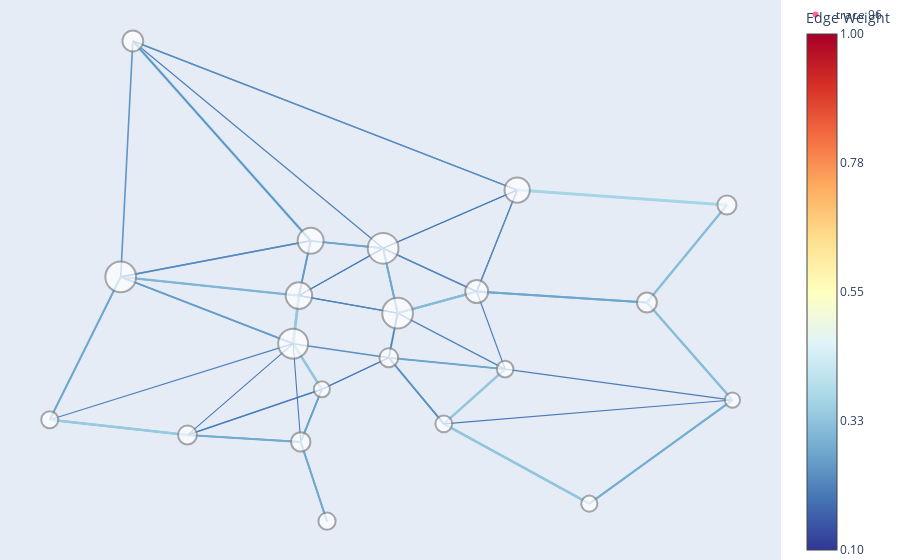

Notebook cell for this chart:
### Code cell
G2 = define_graph(trip_counts, remove_weak_edges=True, threshold=0.1, standardise=False)
G2 = update_node_sizes(G2, income, var_of_interest)
positions = get_positions(gdf)
edge_widths = set_art(G2, 0.1)
fig = plotly_graph(G2, positions, edge_widths, var_of_interest, node_size_scale=0.003)
fig.show()

### Figure 1 — Plotly figure (JSON) as saved in the notebook; plotly's stock layout.template omitted (floating-point values rounded to 4 significant figures)
{"data": [{"hoverinfo": "text", "line": {"color": "rgba(253.0980392156863, 178.90196078431373, 101.60784313725489, 1.0)", "width": 6.891}, "mode": "lines", "showlegend": false, "text": "Width: 6.89", "type": "scatter", "x": [-3.705, -3.705, null], "y": [40.42, 40.42, null]}, {"hoverinfo": "text", "line": {"color": "rgba(93.88235294117649, 146.64705882352945, 195.3529411764706, 1.0)", "width": 1.533}, "mode": "lines", "showlegend": false, "text": "Width: 1.53", "type": "scatter", "x": [-3.705, -3.697, null], "y": [40.42, 40.4, null]}, {"hoverinfo": "text", "line": {"color": "rgba(133.2549019607843, 186.8039215686275, 216.52941176470588, 1.0)", "width": 2.306}, "mode": "lines", "showlegend": false, "text": "Width: 2.31", "type": "scatter", "x": [-3.705, -3.704, null], "y": [40.42, 40.44, null]}, {"hoverinfo": "text", "line": {"color": "rgba(75.45098039215688, 124.68627450980394, 183.98039215686276, 1.0)", "width": 1.158}, "mode": "lines", "showlegend": false, "text": "Width: 1.16", "type": "scatter", "x": [-3.705, -3.757, null], "y": [40.42, 40.45, null]}, {"hoverinfo": "text", "line": {"color": "rgba(148.35294117647058, 198.88235294117646, 223.1176470588235, 1.0)", "width": 2.582}, "mode": "lines", "showlegend": false, "text": "Width: 2.58", "type": "scatter", "x": [-3.697, -3.705, null], "y": [40.4, 40.42, null]}, {"hoverinfo": "text", "line": {"color": "rgba(254.4313725490196, 237.37254901960785, 164.27450980392155, 1.0)", "width": 5.585}, "mode": "lines", "showlegend": false, "text": "Width: 5.58", "type": "scatter", "x": [-3.697, -3.697, null], "y": [40.4, 40.4, null]}, {"hoverinfo": "text", "line": {"color": "rgba(68.6078431372549, 115.76470588235296, 179.3921568627451, 1.0)", "width": 1.005}, "mode": "lines", "showlegend": false, "text": "Width: 1.00", "type": "scatter", "x": [-3.697, -3.676, null], "y": [40.4, 40.41, null]}, {"hoverinfo": "text", "line": {"color": "rgba(92.03921568627452, 144.4509803921569, 194.2156862745098, 1.0)", "width": 1.52}, "mode": "lines", "showlegend": false, "text": "Width: 1.52", "type": "scatter", "x": [-3.697, -3.737, null], "y": [40.4, 40.38, null]}, {"hoverinfo": "text", "line": {"color": "rgba(92.03921568627452, 144.4509803921569, 194.2156862745098, 1.0)", "width": 1.509}, "mode": "lines", "showlegend": false, "text": "Width: 1.51", "type": "scatter", "x": [-3.697, -3.703, null], "y": [40.4, 40.38, null]}, {"hoverinfo": "text", "line": {"color": "rgba(148.35294117647058, 198.88235294117646, 223.1176470588235, 1.0)", "width": 2.593}, "mode": "lines", "showlegend": false, "text": "Width: 2.59", "type": "scatter", "x": [-3.704, -3.705, null], "y": [40.44, 40.42, null]}, {"hoverinfo": "text", "line": {"color": "rgba(79.13725490196079, 129.07843137254903, 186.25490196078434, 1.0)", "width": 1.249}, "mode": "lines", "showlegend": false, "text": "Width: 1.25", "type": "scatter", "x": [-3.704, -3.674, null], "y": [40.44, 40.43, null]}, {"hoverinfo": "text", "line": {"color": "rgba(73.60784313725492, 122.49019607843138, 182.84313725490196, 1.0)", "width": 1.103}, "mode": "lines", "showlegend": false, "text": "Width: 1.10", "type": "scatter", "x": [-3.704, -3.678, null], "y": [40.44, 40.46, null]}, {"hoverinfo": "text", "line": {"color": "rgba(101.25490196078432, 155.4313725490196, 199.90196078431376, 1.0)", "width": 1.685}, "mode": "lines", "showlegend": false, "text": "Width: 1.69", "type": "scatter", "x": [-3.704, -3.7, null], "y": [40.44, 40.46, null]}, {"hoverinfo": "text", "line": {"color": "rgba(253.68627450980392, 208.31372549019608, 129.2549019607843, 1.0)", "width": 6.309}, "mode": "lines", "showlegend": false, "text": "Width: 6.31", "type": "scatter", "x": [-3.704, -3.704, null], "y": [40.44, 40.44, null]}, {"hoverinfo": "text", "line": {"color": "rgba(90.19607843137256, 142.2549019607843, 193.07843137254903, 1.0)", "width": 1.474}, "mode": "lines", "showlegend": false, "text": "Width: 1.47", "type": "scatter", "x": [-3.704, -3.757, null], "y": [40.44, 40.45, null]}, {"hoverinfo": "text", "line": {"color": "rgba(103.0980392156863, 157.6274509803922, 201.0392156862745, 1.0)", "width": 1.744}, "mode": "lines", "showlegend": false, "text": "Width: 1.74", "type": "scatter", "x": [-3.757, -3.705, null], "y": [40.45, 40.42, null]}, {"hoverinfo": "text", "line": {"color": "rgba(99.41176470588236, 153.2352941176471, 198.76470588235296, 1.0)", "width": 1.662}, "mode": "lines", "showlegend": false, "text": "Width: 1.66", "type": "scatter", "x": [-3.757, -3.7, null], "y": [40.45, 40.46, null]}, {"hoverinfo": "text", "line": {"color": "rgba(126.78431372549022, 181.62745098039218, 213.7058823529412, 1.0)", "width": 2.21}, "mode": "lines", "showlegend": false, "text": "Width: 2.21", "type": "scatter", "x": [-3.757, -3.704, null], "y": [40.45, 40.44, null]}, {"hoverinfo": "text", "line": {"color": "rgba(95.72549019607845, 148.843137254902, 196.49019607843138, 1.0)", "width": 1.591}, "mode": "lines", "showlegend": false, "text": "Width: 1.59", "type": "scatter", "x": [-3.757, -3.754, null], "y": [40.45, 40.54, null]}, {"hoverinfo": "text", "line": {"color": "rgba(254.7450980392157, 247.09803921568627, 179.01960784313724, 1.0)", "width": 5.256}, "mode": "lines", "showlegend": false, "text": "Width: 5.26", "type": "scatter", "x": [-3.757, -3.757, null], "y": [40.45, 40.45, null]}, {"hoverinfo": "text", "line": {"color": "rgba(97.5686274509804, 151.03921568627453, 197.62745098039218, 1.0)", "width": 1.617}, "mode": "lines", "showlegend": false, "text": "Width: 1.62", "type": "scatter", "x": [-3.757, -3.779, null], "y": [40.45, 40.39, null]}, {"hoverinfo": "text", "line": {"color": "rgba(92.03921568627452, 144.4509803921569, 194.2156862745098, 1.0)", "width": 1.504}, "mode": "lines", "showlegend": false, "text": "Width: 1.50", "type": "scatter", "x": [-3.676, -3.705, null], "y": [40.41, 40.42, null]}, {"hoverinfo": "text", "line": {"color": "rgba(75.45098039215688, 124.68627450980394, 183.98039215686276, 1.0)", "width": 1.145}, "mode": "lines", "showlegend": false, "text": "Width: 1.15", "type": "scatter", "x": [-3.676, -3.697, null], "y": [40.41, 40.4, null]}, {"hoverinfo": "text", "line": {"color": "rgba(254.8235294117647, 249.5294117647059, 182.70588235294122, 1.0)", "width": 5.163}, "mode": "lines", "showlegend": false, "text": "Width: 5.16", "type": "scatter", "x": [-3.676, -3.676, null], "y": [40.41, 40.41, null]}, {"hoverinfo": "text", "line": {"color": "rgba(124.62745098039218, 179.90196078431376, 212.76470588235296, 1.0)", "width": 2.153}, "mode": "lines", "showlegend": false, "text": "Width: 2.15", "type": "scatter", "x": [-3.676, -3.674, null], "y": [40.41, 40.43, null]}, {"hoverinfo": "text", "line": {"color": "rgba(108.62745098039218, 164.21568627450984, 204.45098039215688, 1.0)", "width": 1.868}, "mode": "lines", "showlegend": false, "text": "Width: 1.87", "type": "scatter", "x": [-3.676, -3.66, null], "y": [40.41, 40.38, null]}, {"hoverinfo": "text", "line": {"color": "rgba(75.45098039215688, 124.68627450980394, 183.98039215686276, 1.0)", "width": 1.159}, "mode": "lines", "showlegend": false, "text": "Width: 1.16", "type": "scatter", "x": [-3.676, -3.641, null], "y": [40.41, 40.41, null]}, {"hoverinfo": "text", "line": {"color": "rgba(69.921568627451, 118.09803921568628, 180.56862745098042, 1.0)", "width": 1.016}, "mode": "lines", "showlegend": false, "text": "Width: 1.02", "type": "scatter", "x": [-3.737, -3.705, null], "y": [40.38, 40.42, null]}, {"hoverinfo": "text", "line": {"color": "rgba(75.45098039215688, 124.68627450980394, 183.98039215686276, 1.0)", "width": 1.161}, "mode": "lines", "showlegend": false, "text": "Width: 1.16", "type": "scatter", "x": [-3.737, -3.697, null], "y": [40.38, 40.4, null]}, {"hoverinfo": "text", "line": {"color": "rgba(112.31372549019609, 168.60784313725495, 206.72549019607843, 1.0)", "width": 1.938}, "mode": "lines", "showlegend": false, "text": "Width: 1.94", "type": "scatter", "x": [-3.737, -3.779, null], "y": [40.38, 40.39, null]}, {"hoverinfo": "text", "line": {"color": "rgba(251.05882352941177, 159.98039215686273, 90.52941176470588, 1.0)", "width": 7.189}, "mode": "lines", "showlegend": false, "text": "Width: 7.19", "type": "scatter", "x": [-3.737, -3.737, null], "y": [40.38, 40.38, null]}, {"hoverinfo": "text", "line": {"color": "rgba(95.72549019607845, 148.843137254902, 196.49019607843138, 1.0)", "width": 1.591}, "mode": "lines", "showlegend": false, "text": "Width: 1.59", "type": "scatter", "x": [-3.737, -3.703, null], "y": [40.38, 40.38, null]}, {"hoverinfo": "text", "line": {"color": "rgba(69.921568627451, 118.09803921568628, 180.56862745098042, 1.0)", "width": 1.043}, "mode": "lines", "showlegend": false, "text": "Width: 1.04", "type": "scatter", "x": [-3.703, -3.705, null], "y": [40.38, 40.42, null]}, {"hoverinfo": "text", "line": {"color": "rgba(104.94117647058823, 159.82352941176472, 202.17647058823528, 1.0)", "width": 1.765}, "mode": "lines", "showlegend": false, "text": "Width: 1.76", "type": "scatter", "x": [-3.703, -3.697, null], "y": [40.38, 40.4, null]}, {"hoverinfo": "text", "line": {"color": "rgba(114.15686274509805, 170.8039215686275, 207.86274509803923, 1.0)", "width": 1.985}, "mode": "lines", "showlegend": false, "text": "Width: 1.98", "type": "scatter", "x": [-3.703, -3.737, null], "y": [40.38, 40.38, null]}, {"hoverinfo": "text", "line": {"color": "rgba(254.3529411764706, 234.94117647058823, 160.58823529411765, 1.0)", "width": 5.632}, "mode": "lines", "showlegend": false, "text": "Width: 5.63", "type": "scatter", "x": [-3.703, -3.703, null], "y": [40.38, 40.38, null]}, {"hoverinfo": "text", "line": {"color": "rgba(101.25490196078432, 155.4313725490196, 199.90196078431376, 1.0)", "width": 1.68}, "mode": "lines", "showlegend": false, "text": "Width: 1.68", "type": "scatter", "x": [-3.703, -3.695, null], "y": [40.38, 40.34, null]}, {"hoverinfo": "text", "line": {"color": "rgba(71.76470588235294, 120.29411764705884, 181.7058823529412, 1.0)", "width": 1.092}, "mode": "lines", "showlegend": false, "text": "Width: 1.09", "type": "scatter", "x": [-3.674, -3.676, null], "y": [40.43, 40.41, null]}, {"hoverinfo": "text", "line": {"color": "rgba(253.41176470588235, 194.58823529411762, 116.35294117647058, 1.0)", "width": 6.566}, "mode": "lines", "showlegend": false, "text": "Width: 6.57", "type": "scatter", "x": [-3.674, -3.674, null], "y": [40.43, 40.43, null]}, {"hoverinfo": "text", "line": {"color": "rgba(104.94117647058823, 159.82352941176472, 202.17647058823528, 1.0)", "width": 1.769}, "mode": "lines", "showlegend": false, "text": "Width: 1.77", "type": "scatter", "x": [-3.674, -3.678, null], "y": [40.43, 40.46, null]}, {"hoverinfo": "text", "line": {"color": "rgba(80.98039215686276, 131.2745098039216, 187.3921568627451, 1.0)", "width": 1.272}, "mode": "lines", "showlegend": false, "text": "Width: 1.27", "type": "scatter", "x": [-3.674, -3.704, null], "y": [40.43, 40.44, null]}, {"hoverinfo": "text", "line": {"color": "rgba(118.15686274509807, 174.72549019607845, 209.94117647058823, 1.0)", "width": 2.05}, "mode": "lines", "showlegend": false, "text": "Width: 2.05", "type": "scatter", "x": [-3.674, -3.65, null], "y": [40.43, 40.44, null]}, {"hoverinfo": "text", "line": {"color": "rgba(90.19607843137256, 142.2549019607843, 193.07843137254903, 1.0)", "width": 1.472}, "mode": "lines", "showlegend": false, "text": "Width: 1.47", "type": "scatter", "x": [-3.66, -3.676, null], "y": [40.38, 40.41, null]}, {"hoverinfo": "text", "line": {"color": "rgba(253.64705882352942, 206.3529411764706, 127.41176470588235, 1.0)", "width": 6.356}, "mode": "lines", "showlegend": false, "text": "Width: 6.36", "type": "scatter", "x": [-3.66, -3.66, null], "y": [40.38, 40.38, null]}, {"hoverinfo": "text", "line": {"color": "rgba(101.25490196078432, 155.4313725490196, 199.90196078431376, 1.0)", "width": 1.695}, "mode": "lines", "showlegend": false, "text": "Width: 1.69", "type": "scatter", "x": [-3.66, -3.616, null], "y": [40.38, 40.35, null]}, {"hoverinfo": "text", "line": {"color": "rgba(110.47058823529414, 166.41176470588238, 205.58823529411765, 1.0)", "width": 1.894}, "mode": "lines", "showlegend": false, "text": "Width: 1.89", "type": "scatter", "x": [-3.641, -3.676, null], "y": [40.41, 40.41, null]}, {"hoverinfo": "text", "line": {"color": "rgba(80.98039215686276, 131.2745098039216, 187.3921568627451, 1.0)", "width": 1.262}, "mode": "lines", "showlegend": false, "text": "Width: 1.26", "type": "scatter", "x": [-3.641, -3.674, null], "y": [40.41, 40.43, null]}, {"hoverinfo": "text", "line": {"color": "rgba(146.19607843137257, 197.15686274509807, 222.1764705882353, 1.0)", "width": 2.573}, "mode": "lines", "showlegend": false, "text": "Width: 2.57", "type": "scatter", "x": [-3.641, -3.66, null], "y": [40.41, 40.38, null]}, {"hoverinfo": "text", "line": {"color": "rgba(243.45098039215688, 250.52941176470588, 212.23529411764704, 1.0)", "width": 4.639}, "mode": "lines", "showlegend": false, "text": "Width: 4.64", "type": "scatter", "x": [-3.641, -3.641, null], "y": [40.41, 40.41, null]}, {"hoverinfo": "text", "line": {"color": "rgba(75.45098039215688, 124.68627450980394, 183.98039215686276, 1.0)", "width": 1.154}, "mode": "lines", "showlegend": false, "text": "Width: 1.15", "type": "scatter", "x": [-3.641, -3.65, null], "y": [40.41, 40.44, null]}, {"hoverinfo": "text", "line": {"color": "rgba(112.31372549019609, 168.60784313725495, 206.72549019607843, 1.0)", "width": 1.939}, "mode": "lines", "showlegend": false, "text": "Width: 1.94", "type": "scatter", "x": [-3.678, -3.674, null], "y": [40.46, 40.43, null]}, {"hoverinfo": "text", "line": {"color": "rgba(253.45098039215688, 196.54901960784312, 118.19607843137254, 1.0)", "width": 6.535}, "mode": "lines", "showlegend": false, "text": "Width: 6.54", "type": "scatter", "x": [-3.678, -3.678, null], "y": [40.46, 40.46, null]}, {"hoverinfo": "text", "line": {"color": "rgba(84.66666666666667, 135.66666666666669, 189.66666666666669, 1.0)", "width": 1.335}, "mode": "lines", "showlegend": false, "text": "Width: 1.33", "type": "scatter", "x": [-3.678, -3.7, null], "y": [40.46, 40.46, null]}, {"hoverinfo": "text", "line": {"color": "rgba(75.45098039215688, 124.68627450980394, 183.98039215686276, 1.0)", "width": 1.152}, "mode": "lines", "showlegend": false, "text": "Width: 1.15", "type": "scatter", "x": [-3.678, -3.704, null], "y": [40.46, 40.44, null]}, {"hoverinfo": "text", "line": {"color": "rgba(79.13725490196079, 129.07843137254903, 186.25490196078434, 1.0)", "width": 1.214}, "mode": "lines", "showlegend": false, "text": "Width: 1.21", "type": "scatter", "x": [-3.678, -3.754, null], "y": [40.46, 40.54, null]}, {"hoverinfo": "text", "line": {"color": "rgba(84.66666666666667, 135.66666666666669, 189.66666666666669, 1.0)", "width": 1.364}, "mode": "lines", "showlegend": false, "text": "Width: 1.36", "type": "scatter", "x": [-3.678, -3.65, null], "y": [40.46, 40.44, null]}, {"hoverinfo": "text", "line": {"color": "rgba(71.76470588235294, 120.29411764705884, 181.7058823529412, 1.0)", "width": 1.057}, "mode": "lines", "showlegend": false, "text": "Width: 1.06", "type": "scatter", "x": [-3.678, -3.638, null], "y": [40.46, 40.48, null]}, {"hoverinfo": "text", "line": {"color": "rgba(133.2549019607843, 186.8039215686275, 216.52941176470588, 1.0)", "width": 2.323}, "mode": "lines", "showlegend": false, "text": "Width: 2.32", "type": "scatter", "x": [-3.65, -3.674, null], "y": [40.44, 40.43, null]}, {"hoverinfo": "text", "line": {"color": "rgba(84.66666666666667, 135.66666666666669, 189.66666666666669, 1.0)", "width": 1.358}, "mode": "lines", "showlegend": false, "text": "Width: 1.36", "type": "scatter", "x": [-3.65, -3.678, null], "y": [40.44, 40.46, null]}, {"hoverinfo": "text", "line": {"color": "rgba(254.8235294117647, 249.5294117647059, 182.70588235294122, 1.0)", "width": 5.19}, "mode": "lines", "showlegend": false, "text": "Width: 5.19", "type": "scatter", "x": [-3.65, -3.65, null], "y": [40.44, 40.44, null]}, {"hoverinfo": "text", "line": {"color": "rgba(69.921568627451, 118.09803921568628, 180.56862745098042, 1.0)", "width": 1.051}, "mode": "lines", "showlegend": false, "text": "Width: 1.05", "type": "scatter", "x": [-3.65, -3.638, null], "y": [40.44, 40.48, null]}, {"hoverinfo": "text", "line": {"color": "rgba(112.31372549019609, 168.60784313725495, 206.72549019607843, 1.0)", "width": 1.952}, "mode": "lines", "showlegend": false, "text": "Width: 1.95", "type": "scatter", "x": [-3.65, -3.599, null], "y": [40.44, 40.43, null]}, {"hoverinfo": "text", "line": {"color": "rgba(108.62745098039218, 164.21568627450984, 204.45098039215688, 1.0)", "width": 1.859}, "mode": "lines", "showlegend": false, "text": "Width: 1.86", "type": "scatter", "x": [-3.7, -3.678, null], "y": [40.46, 40.46, null]}, {"hoverinfo": "text", "line": {"color": "rgba(254.07843137254903, 226.4313725490196, 147.68627450980392, 1.0)", "width": 5.91}, "mode": "lines", "showlegend": false, "text": "Width: 5.91", "type": "scatter", "x": [-3.7, -3.7, null], "y": [40.46, 40.46, null]}, {"hoverinfo": "text", "line": {"color": "rgba(101.25490196078432, 155.4313725490196, 199.90196078431376, 1.0)", "width": 1.695}, "mode": "lines", "showlegend": false, "text": "Width: 1.70", "type": "scatter", "x": [-3.7, -3.704, null], "y": [40.46, 40.44, null]}, {"hoverinfo": "text", "line": {"color": "rgba(163.45098039215688, 210.96078431372553, 229.7058823529412, 1.0)", "width": 2.871}, "mode": "lines", "showlegend": false, "text": "Width: 2.87", "type": "scatter", "x": [-3.7, -3.754, null], "y": [40.46, 40.54, null]}, {"hoverinfo": "text", "line": {"color": "rgba(86.50980392156863, 137.86274509803926, 190.80392156862746, 1.0)", "width": 1.401}, "mode": "lines", "showlegend": false, "text": "Width: 1.40", "type": "scatter", "x": [-3.7, -3.757, null], "y": [40.46, 40.45, null]}, {"hoverinfo": "text", "line": {"color": "rgba(88.35294117647061, 140.0588235294118, 191.94117647058823, 1.0)", "width": 1.431}, "mode": "lines", "showlegend": false, "text": "Width: 1.43", "type": "scatter", "x": [-3.754, -3.7, null], "y": [40.54, 40.46, null]}, {"hoverinfo": "text", "line": {"color": "rgba(165.0, 0.0, 38.0, 1.0)", "width": 10}, "mode": "lines", "showlegend": false, "text": "Width: 10.00", "type": "scatter", "x": [-3.754, -3.754, null], "y": [40.54, 40.54, null]}, {"hoverinfo": "text", "line": {"color": "rgba(75.45098039215688, 124.68627450980394, 183.98039215686276, 1.0)", "width": 1.152}, "mode": "lines", "showlegend": false, "text": "Width: 1.15", "type": "scatter", "x": [-3.754, -3.638, null], "y": [40.54, 40.48, null]}, {"hoverinfo": "text", "line": {"color": "rgba(75.45098039215688, 124.68627450980394, 183.98039215686276, 1.0)", "width": 1.156}, "mode": "lines", "showlegend": false, "text": "Width: 1.16", "type": "scatter", "x": [-3.638, -3.678, null], "y": [40.48, 40.46, null]}, {"hoverinfo": "text", "line": {"color": "rgba(90.19607843137256, 142.2549019607843, 193.07843137254903, 1.0)", "width": 1.477}, "mode": "lines", "showlegend": false, "text": "Width: 1.48", "type": "scatter", "x": [-3.638, -3.754, null], "y": [40.48, 40.54, null]}, {"hoverinfo": "text", "line": {"color": "rgba(86.50980392156863, 137.86274509803926, 190.80392156862746, 1.0)", "width": 1.39}, "mode": "lines", "showlegend": false, "text": "Width: 1.39", "type": "scatter", "x": [-3.638, -3.65, null], "y": [40.48, 40.44, null]}, {"hoverinfo": "text", "line": {"color": "rgba(222.39215686274508, 63.549019607843135, 46.13725490196079, 1.0)", "width": 8.738}, "mode": "lines", "showlegend": false, "text": "Width: 8.74", "type": "scatter", "x": [-3.638, -3.638, null], "y": [40.48, 40.48, null]}, {"hoverinfo": "text", "line": {"color": "rgba(80.98039215686276, 131.2745098039216, 187.3921568627451, 1.0)", "width": 1.282}, "mode": "lines", "showlegend": false, "text": "Width: 1.28", "type": "scatter", "x": [-3.779, -3.705, null], "y": [40.39, 40.42, null]}, {"hoverinfo": "text", "line": {"color": "rgba(112.31372549019609, 168.60784313725495, 206.72549019607843, 1.0)", "width": 1.922}, "mode": "lines", "showlegend": false, "text": "Width: 1.92", "type": "scatter", "x": [-3.779, -3.757, null], "y": [40.39, 40.45, null]}, {"hoverinfo": "text", "line": {"color": "rgba(253.33333333333334, 190.66666666666666, 112.66666666666666, 1.0)", "width": 6.677}, "mode": "lines", "showlegend": false, "text": "Width: 6.68", "type": "scatter", "x": [-3.779, -3.779, null], "y": [40.39, 40.39, null]}, {"hoverinfo": "text", "line": {"color": "rgba(150.50980392156868, 200.60784313725495, 224.05882352941177, 1.0)", "width": 2.629}, "mode": "lines", "showlegend": false, "text": "Width: 2.63", "type": "scatter", "x": [-3.779, -3.737, null], "y": [40.39, 40.38, null]}, {"hoverinfo": "text", "line": {"color": "rgba(114.15686274509805, 170.8039215686275, 207.86274509803923, 1.0)", "width": 1.981}, "mode": "lines", "showlegend": false, "text": "Width: 1.98", "type": "scatter", "x": [-3.695, -3.703, null], "y": [40.34, 40.38, null]}, {"hoverinfo": "text", "line": {"color": "rgba(233.76470588235293, 87.4705882352941, 57.11764705882353, 1.0)", "width": 8.339}, "mode": "lines", "showlegend": false, "text": "Width: 8.34", "type": "scatter", "x": [-3.695, -3.695, null], "y": [40.34, 40.34, null]}, {"hoverinfo": "text", "line": {"color": "rgba(146.19607843137257, 197.15686274509807, 222.1764705882353, 1.0)", "width": 2.574}, "mode": "lines", "showlegend": false, "text": "Width: 2.57", "type": "scatter", "x": [-3.616, -3.66, null], "y": [40.35, 40.38, null]}, {"hoverinfo": "text", "line": {"color": "rgba(250.35294117647058, 154.88235294117646, 88.17647058823529, 1.0)", "width": 7.268}, "mode": "lines", "showlegend": false, "text": "Width: 7.27", "type": "scatter", "x": [-3.616, -3.616, null], "y": [40.35, 40.35, null]}, {"hoverinfo": "text", "line": {"color": "rgba(97.5686274509804, 151.03921568627453, 197.62745098039218, 1.0)", "width": 1.635}, "mode": "lines", "showlegend": false, "text": "Width: 1.63", "type": "scatter", "x": [-3.616, -3.573, null], "y": [40.35, 40.39, null]}, {"hoverinfo": "text", "line": {"color": "rgba(110.47058823529414, 166.41176470588238, 205.58823529411765, 1.0)", "width": 1.88}, "mode": "lines", "showlegend": false, "text": "Width: 1.88", "type": "scatter", "x": [-3.599, -3.65, null], "y": [40.43, 40.44, null]}, {"hoverinfo": "text", "line": {"color": "rgba(92.03921568627452, 144.4509803921569, 194.2156862745098, 1.0)", "width": 1.486}, "mode": "lines", "showlegend": false, "text": "Width: 1.49", "type": "scatter", "x": [-3.599, -3.573, null], "y": [40.43, 40.39, null]}, {"hoverinfo": "text", "line": {"color": "rgba(249.64705882352942, 149.7843137254902, 85.82352941176471, 1.0)", "width": 7.371}, "mode": "lines", "showlegend": false, "text": "Width: 7.37", "type": "scatter", "x": [-3.599, -3.599, null], "y": [40.43, 40.43, null]}, {"hoverinfo": "text", "line": {"color": "rgba(75.45098039215688, 124.68627450980394, 183.98039215686276, 1.0)", "width": 1.135}, "mode": "lines", "showlegend": false, "text": "Width: 1.14", "type": "scatter", "x": [-3.599, -3.575, null], "y": [40.43, 40.48, null]}, {"hoverinfo": "text", "line": {"color": "rgba(73.60784313725492, 122.49019607843138, 182.84313725490196, 1.0)", "width": 1.112}, "mode": "lines", "showlegend": false, "text": "Width: 1.11", "type": "scatter", "x": [-3.573, -3.66, null], "y": [40.39, 40.38, null]}, {"hoverinfo": "text", "line": {"color": "rgba(77.29411764705883, 126.88235294117649, 185.11764705882354, 1.0)", "width": 1.203}, "mode": "lines", "showlegend": false, "text": "Width: 1.20", "type": "scatter", "x": [-3.573, -3.641, null], "y": [40.39, 40.41, null]}, {"hoverinfo": "text", "line": {"color": "rgba(118.15686274509807, 174.72549019607845, 209.94117647058823, 1.0)", "width": 2.064}, "mode": "lines", "showlegend": false, "text": "Width: 2.06", "type": "scatter", "x": [-3.573, -3.616, null], "y": [40.39, 40.35, null]}, {"hoverinfo": "text", "line": {"color": "rgba(254.7450980392157, 247.09803921568627, 179.01960784313724, 1.0)", "width": 5.238}, "mode": "lines", "showlegend": false, "text": "Width: 5.24", "type": "scatter", "x": [-3.573, -3.573, null], "y": [40.39, 40.39, null]}, {"hoverinfo": "text", "line": {"color": "rgba(135.41176470588238, 188.5294117647059, 217.47058823529412, 1.0)", "width": 2.367}, "mode": "lines", "showlegend": false, "text": "Width: 2.37", "type": "scatter", "x": [-3.573, -3.599, null], "y": [40.39, 40.43, null]}, {"hoverinfo": "text", "line": {"color": "rgba(165.6078431372549, 212.68627450980392, 230.64705882352942, 1.0)", "width": 2.903}, "mode": "lines", "showlegend": false, "text": "Width: 2.90", "type": "scatter", "x": [-3.575, -3.638, null], "y": [40.48, 40.48, null]}, {"hoverinfo": "text", "line": {"color": "rgba(135.41176470588238, 188.5294117647059, 217.47058823529412, 1.0)", "width": 2.349}, "mode": "lines", "showlegend": false, "text": "Width: 2.35", "type": "scatter", "x": [-3.575, -3.599, null], "y": [40.48, 40.43, null]}, {"hoverinfo": "text", "line": {"color": "rgba(240.58823529411765, 101.82352941176471, 63.705882352941174, 1.0)", "width": 8.09}, "mode": "lines", "showlegend": false, "text": "Width: 8.09", "type": "scatter", "x": [-3.575, -3.575, null], "y": [40.48, 40.48, null]}, {"hoverinfo": "text", "marker": {"color": "white", "line": {"color": "#888", "width": 2}, "size": [29.98, 16.05, 26.53, 30.74, 18.91, 18.91, 19.34, 30.74, 16.84, 16.71, 30.74, 23.01, 26.01, 20.82, 25.32, 17.11, 17.24, 16.18, 19.93, 15.29, 19.05]}, "mode": "markers", "showlegend": false, "text": ["District: Centro", "District: Arganzuela", "District: Chamberí", "District: Moncloa-Aravaca", "District: Retiro", "District: Carabanchel", "District: Usera", "District: Salamanca", "District: Puente de Vallecas", "District: Moratalaz", "District: Chamartín", "District: Ciudad Lineal", "District: Tetuán", "District: Fuencarral-El Pardo", "District: Hortaleza", "District: Latina", "District: Villaverde", "District: Villa de Vallecas", "District: San Blas-Canillejas", "District: Vicálvaro", "District: Barajas"], "type": "scatter", "x": [-3.705, -3.697, -3.704, -3.757, -3.676, -3.737, -3.703, -3.674, -3.66, -3.641, -3.678, -3.65, -3.7, -3.754, -3.638, -3.779, -3.695, -3.616, -3.599, -3.573, -3.575], "y": [40.42, 40.4, 40.44, 40.45, 40.41, 40.38, 40.38, 40.43, 40.38, 40.41, 40.46, 40.44, 40.46, 40.54, 40.48, 40.39, 40.34, 40.35, 40.43, 40.39, 40.48]}, {"hoverinfo": "none", "marker": {"cmax": 1, "cmin": 0.1005, "colorbar": {"ticktext": ["0.10", "0.33", "0.55", "0.78", "1.00"], "tickvals": [0.1005, 0.3253, 0.5502, 0.7751, 1], "title": {"text": "Edge Weight"}}, "colorscale": [[0, "rgb(49,54,149)"], [0.1, "rgb(69,117,180)"], [0.2, "rgb(116,173,209)"], [0.3, "rgb(171,217,233)"], [0.4, "rgb(224,243,248)"], [0.5, "rgb(255,255,191)"], [0.6, "rgb(254,224,144)"], [0.7, "rgb(253,174,97)"], [0.8, "rgb(244,109,67)"], [0.9, "rgb(215,48,39)"], [1, "rgb(165,0,38)"]], "showscale": true}, "mode": "markers", "type": "scatter", "x": [null], "y": [null]}], "layout": {"hovermode": "closest", "margin": {"b": 0, "l": 0, "r": 0, "t": 0}, "showlegend": true, "xaxis": {"showgrid": false, "showticklabels": false, "zeroline": false}, "yaxis": {"showgrid": false, "showticklabels": false, "zeroline": false}}}
